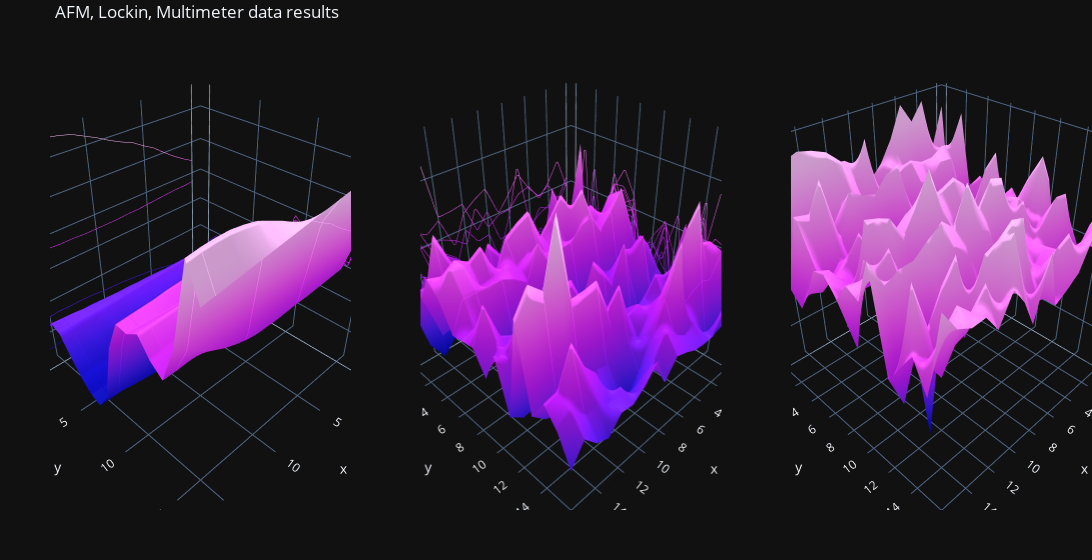

Source (notebook cell):
### Code cell
from turtle import width
import plotly.graph_objects as go
from plotly.subplots import make_subplots


def plotdata(afm,lockin,multimeter,**kwargs):
    fig = make_subplots(
        rows=1, cols=3,
        specs=[[{'type': 'surface'}, {'type': 'surface'},{'type': 'surface'}]],print_grid=False)

    # Generate data
    nx = afm.shape[0]
    ny = afm.shape[1]
    x = np.arange(0, nx, 1)
    y = np.arange(0, ny, 1)
    fig.add_trace(
        go.Surface( z=afm, colorscale='Plotly3',showscale=False),row=1, col=1)
    fig.update_traces(contours_x=dict(show=True, usecolormap=True, project_x=True))
    fig.update_traces(contours_y=dict(show=True, usecolormap=True, project_y=True))


    fig.add_trace(
        go.Surface(x=x, y=y, z=lockin, colorscale='Plotly3',showscale=False),row=1, col=2)
    fig.update_traces(contours_x=dict(show=True, usecolormap=True, project_x=True))
    fig.update_traces(contours_y=dict(show=True, usecolormap=True, project_y=True))
    # fig.update_traces(contours_z=dict(show=True, usecolormap=True,highlightcolor="limegreen", project_z=True))

    fig.add_trace(
        go.Surface(x=x, y=y, z=multimeter, colorscale='Plotly3',showscale=False),row=1, col=3)
    # fig.update_traces(contours_z=dict(show=True, usecolormap=True,highlightcolor="limegreen", project_z=True))


    fig.update_layout(
            template="plotly_dark",
        title_text='AFM, Lockin, Multimeter data results',
        width=1200,
        margin=dict(l=50, r=0, b=50, t=35),
        scene = dict(xaxis = dict(range=[-1,16+1]),yaxis = dict(range=[-1,16+1])),
    )
    fig.update_layout(scene_aspectmode='auto')
    fig.update_layout(scene2_aspectmode='auto')
    fig.update_layout(scene3_aspectmode='auto')
        



    fig.show()
plotdata(afm,lockin,multimeter)

### Figure 1 — Plotly figure (JSON) as saved in the notebook; plotly's stock layout.template omitted (floating-point values rounded to 4 significant figures; data arrays with more than 128 entries replaced by an {"elided": "..."} marker saying what was removed)
{"data": [{"colorscale": [[0, "#0508b8"], [0.08333, "#1910d8"], [0.1667, "#3c19f0"], [0.25, "#6b1cfb"], [0.3333, "#981cfd"], [0.4167, "#bf1cfd"], [0.5, "#dd2bfd"], [0.5833, "#f246fe"], [0.6667, "#fc67fd"], [0.75, "#fe88fc"], [0.8333, "#fea5fd"], [0.9167, "#febefe"], [1, "#fec3fe"]], "contours": {"x": {"project": {"x": true}, "show": true, "usecolormap": true}, "y": {"project": {"y": true}, "show": true, "usecolormap": true}}, "scene": "scene", "showscale": false, "type": "surface", "z": {"elided": "17x17 int values"}}, {"colorscale": [[0, "#0508b8"], [0.08333, "#1910d8"], [0.1667, "#3c19f0"], [0.25, "#6b1cfb"], [0.3333, "#981cfd"], [0.4167, "#bf1cfd"], [0.5, "#dd2bfd"], [0.5833, "#f246fe"], [0.6667, "#fc67fd"], [0.75, "#fe88fc"], [0.8333, "#fea5fd"], [0.9167, "#febefe"], [1, "#fec3fe"]], "contours": {"x": {"project": {"x": true}, "show": true, "usecolormap": true}, "y": {"project": {"y": true}, "show": true, "usecolormap": true}}, "scene": "scene2", "showscale": false, "type": "surface", "x": [0, 1, 2, 3, 4, 5, 6, 7, 8, 9, 10, 11, 12, 13, 14, 15, 16], "y": [0, 1, 2, 3, 4, 5, 6, 7, 8, 9, 10, 11, 12, 13, 14, 15, 16], "z": {"elided": "17x17 float values"}}, {"colorscale": [[0, "#0508b8"], [0.08333, "#1910d8"], [0.1667, "#3c19f0"], [0.25, "#6b1cfb"], [0.3333, "#981cfd"], [0.4167, "#bf1cfd"], [0.5, "#dd2bfd"], [0.5833, "#f246fe"], [0.6667, "#fc67fd"], [0.75, "#fe88fc"], [0.8333, "#fea5fd"], [0.9167, "#febefe"], [1, "#fec3fe"]], "scene": "scene3", "showscale": false, "type": "surface", "x": [0, 1, 2, 3, 4, 5, 6, 7, 8, 9, 10, 11, 12, 13, 14, 15, 16], "y": [0, 1, 2, 3, 4, 5, 6, 7, 8, 9, 10, 11, 12, 13, 14, 15, 16], "z": {"elided": "17x17 float values"}}], "layout": {"margin": {"b": 50, "l": 50, "r": 0, "t": 35}, "scene": {"aspectmode": "auto", "domain": {"x": [0, 0.2889], "y": [0, 1]}, "xaxis": {"range": [-1, 17]}, "yaxis": {"range": [-1, 17]}}, "scene2": {"aspectmode": "auto", "domain": {"x": [0.3556, 0.6444], "y": [0, 1]}}, "scene3": {"aspectmode": "auto", "domain": {"x": [0.7111, 1], "y": [0, 1]}}, "title": {"text": "AFM, Lockin, Multimeter data results"}, "width": 1200}}
